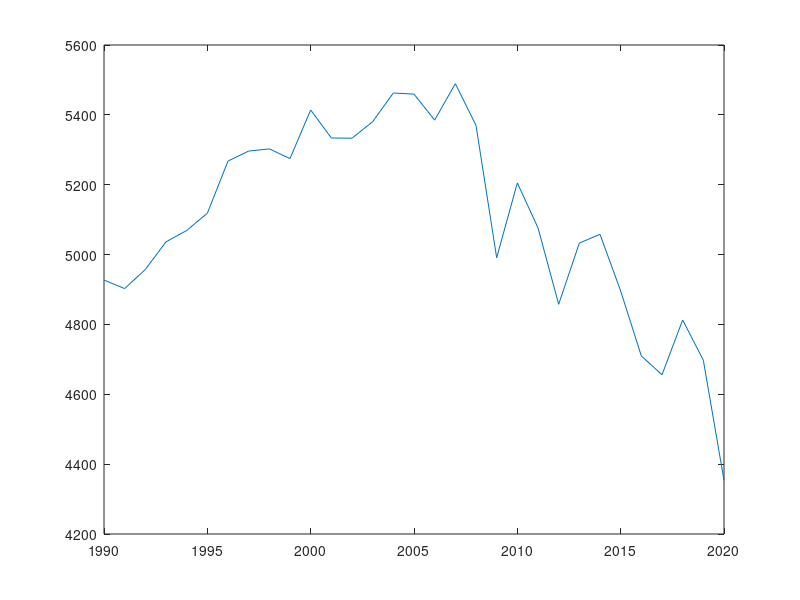

The MATLAB script that drew this image:


data=csvread('GHG.csv',1,1);
format short g

for i=1:31

    data(1,i)=1989+i;
end
sectors={'transpot','elctric','indestry','ag','commercial','res','u.s T'};
years=data(1,:);
emission=data(2:end,:);
totemission=sum(emission);
plot(years,totemission)

%pie(emission(:,end),sectors);

fid=fopen("GHG.csv",'r');
str=fgets(fid);
s{1}=str;
k=1;
while str~=-1

s{k}=str;
str=fgets(fid);
k=k+1;

end
